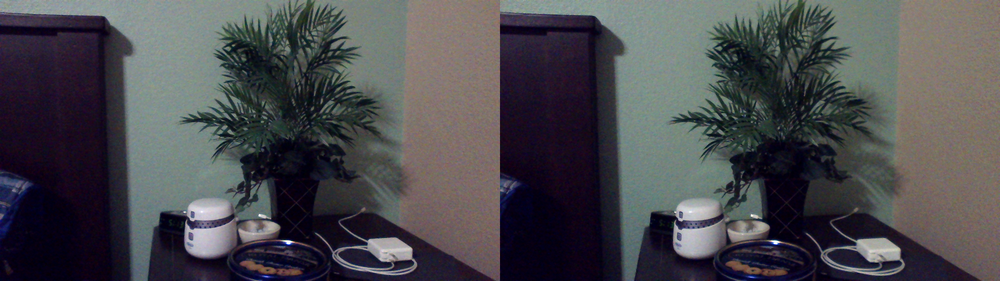
#> input picture computer-vision/anaglyphs/src-imgs/image-3.png, 1000 x 281 px, shrunk from 2560 x 720 before the run
$ jupyter execute --allow-errors anaglyphs.ipynb
#> lines starting #> are read from the running program, lines starting #| are printed output that depends on the picture
# Anaglyphs with Stereo Image Pairs using OpenCV

Kevin J. Walchko, Phd

19 Apr 2020

---

Anaglyph 3D is the name given to the stereoscopic 3D effect achieved by means of encoding each eye's image using filters of different (usually chromatically opposite) colors, typically red and cyan. Anaglyph 3D images contain two differently filtered colored images, one for each eye. When viewed through the "color-coded" "anaglyph glasses", each of the two images reaches the eye it's intended for, revealing an integrated stereoscopic image. The visual cortex of the brain fuses this into the perception of a three-dimensional scene or composition.

## References

- Learn OpenCV: [Making A Low-Cost Stereo Camera Using OpenCV](https://learnopencv.com/making-a-low-cost-stereo-camera-using-opencv/)

[cell 1]
import numpy as np
import cv2
from matplotlib import pyplot as plt
from opencv_camera import bgr2rgb

[cell 2]
# read in the image and split out the left/right
img = cv2.imread('src-imgs/image-3.png')
#> img is the input picture: shape (281, 1000, 3); mean B, G, R 78, 74, 74.3

h,w = img.shape[:2]
#> h = 281; w = 1000
leftImage = img[:,:w//2]
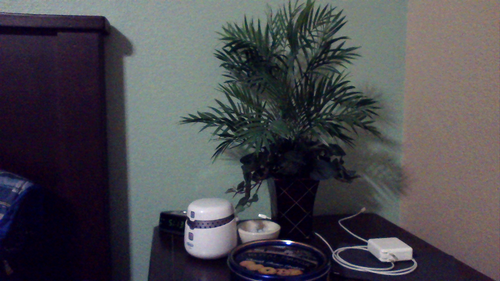
#> leftImage: shape (281, 500, 3); mean B, G, R 78.9, 73.7, 74.9
rightImage = img[:,w//2:]
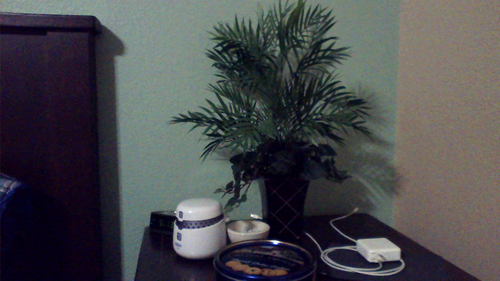
#> rightImage: shape (281, 500, 3); mean B, G, R 77.1, 74.2, 73.6
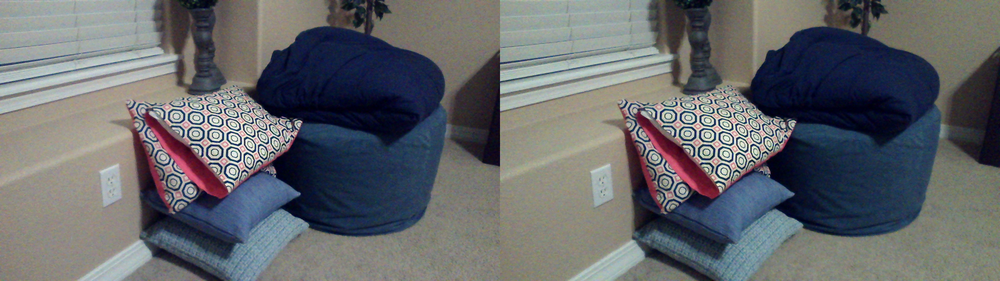
#> input picture computer-vision/anaglyphs/src-imgs/image-0.png, 1000 x 281 px, shrunk from 2560 x 720 before the run
#> further down, img is the input picture: shape (281, 1000, 3); mean B, G, R 106.5, 103.1, 100.4

#> (the rest of this cell did not finish here and is left out)

[cell 3]
def anaglyph(img):
    h,w = img.shape[:2]
#> h = 281; w = 1000
    leftImage = img[:,:w//2]
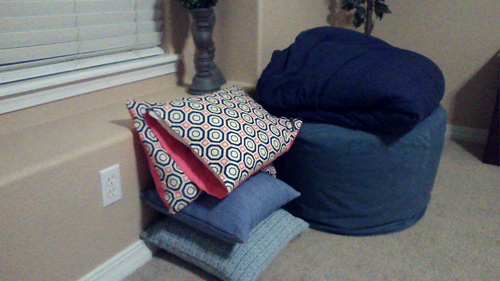
#> leftImage: shape (281, 500, 3); mean B, G, R 109.3, 104.2, 103
    rightImage = img[:,w//2:]
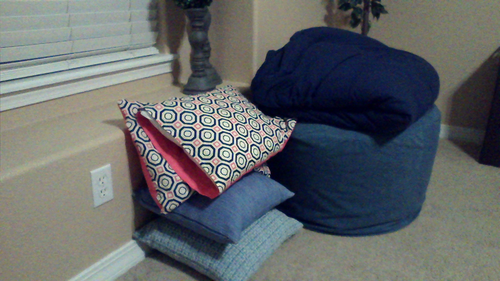
#> rightImage: shape (281, 500, 3); mean B, G, R 103.8, 102, 97.9

    leftImage = bgr2rgb(leftImage)
    rightImage = bgr2rgb(rightImage)

    out = rightImage.copy()
    out[:,:,0] = rightImage[:,:,0]
    out[:,:,1] = leftImage[:,:,1]
    out[:,:,2] = leftImage[:,:,2]

    return out

[cell 4]
img = cv2.imread('src-imgs/image-0.png')
#> (the rest of this cell did not finish here and is left out)
